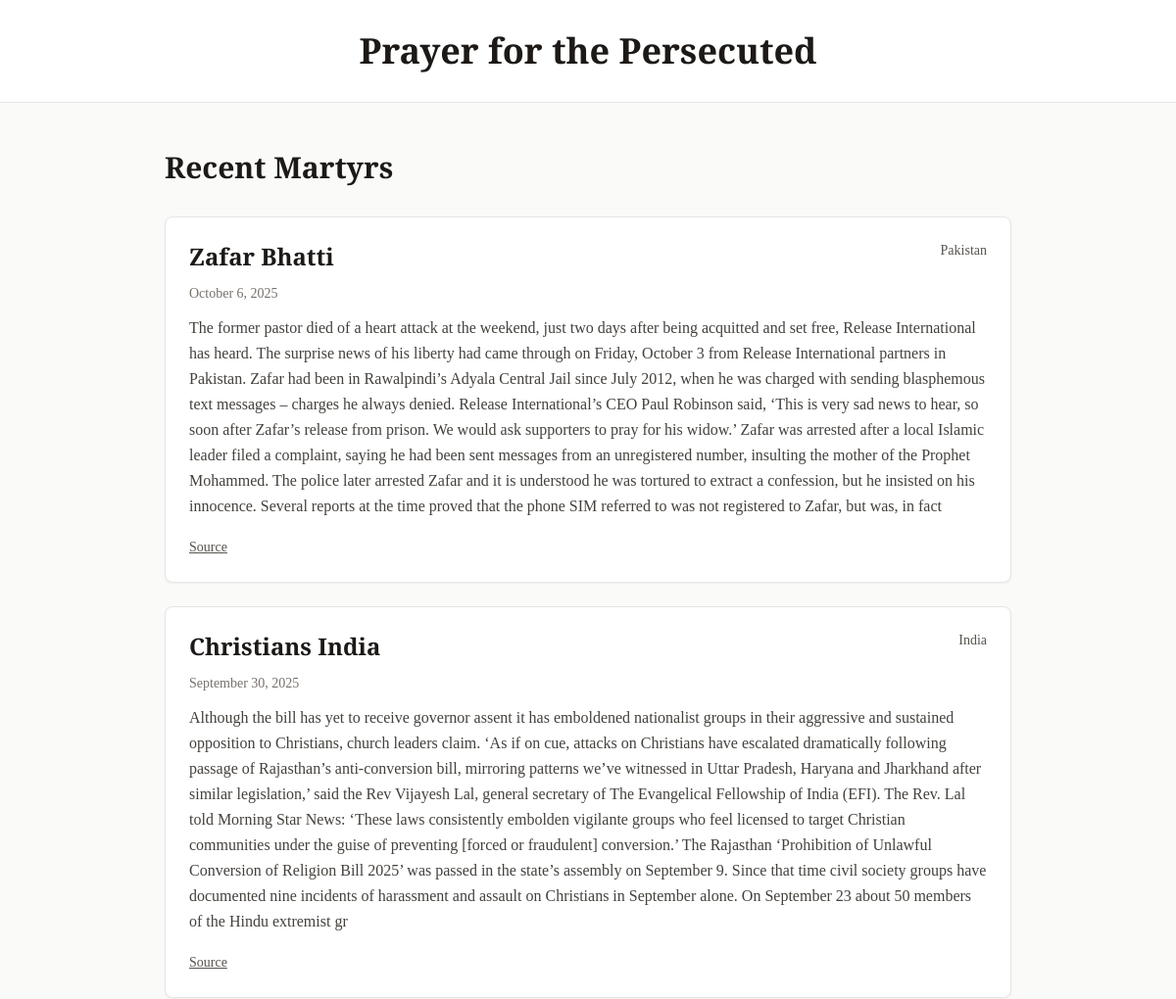
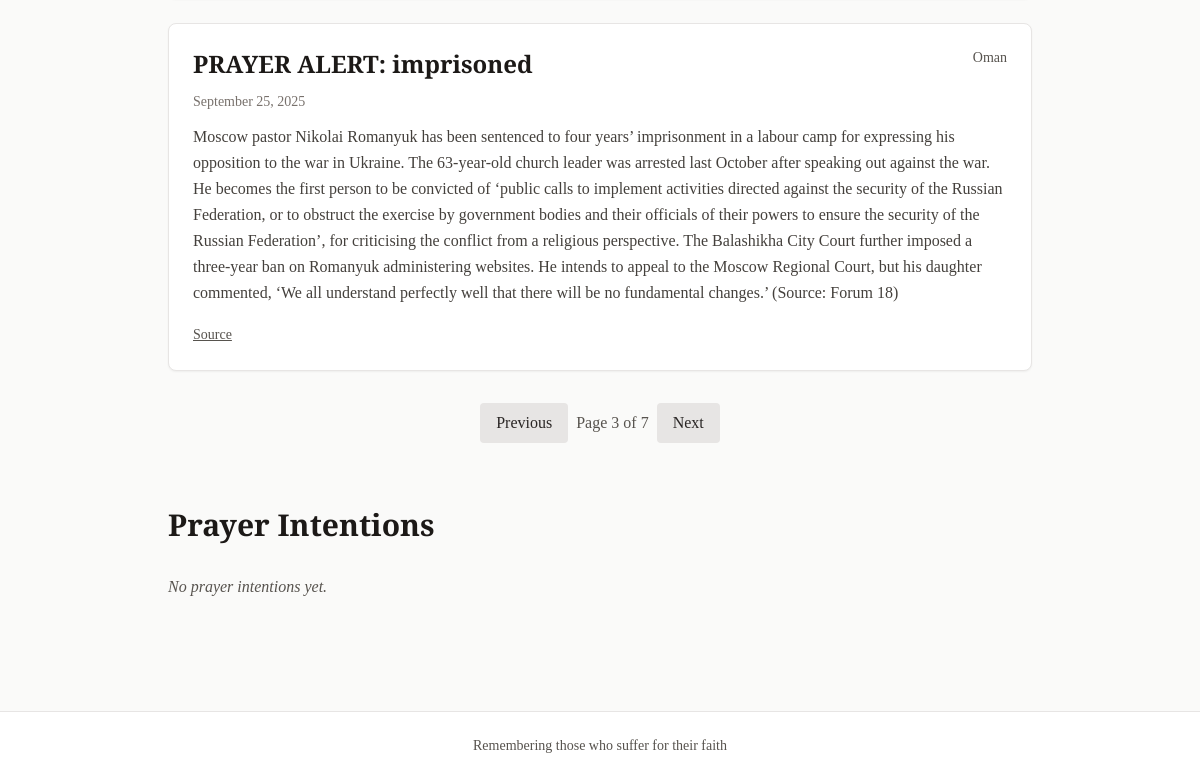
/?page=3, run on the app's committed database (2 pictures, top to bottom).
### martyrs/models.py (models this page shows, shortened)
class Martyr(models.Model):
    name = models.CharField(max_length=200)
    country = models.CharField(max_length=100)
    date = models.DateField()
    source_url = models.URLField()
    description = models.TextField()
    created_at = models.DateTimeField(auto_now_add=True)
    class Meta:
        ordering = ['-date']
        verbose_name_plural = 'Martyrs'

### martyrs/views.py (the view)
# urls.py: 2. Add a URL to urlpatterns:  path('', views.home, name='home')
def home(request):
    martyrs_list = Martyr.objects.all()
    paginator = Paginator(martyrs_list, 3)
    page_number = request.GET.get('page')
    martyrs = paginator.get_page(page_number)
    prayer_intentions_list = PrayerIntention.objects.all()
    prayer_paginator = Paginator(prayer_intentions_list, 3)
    prayer_page_number = request.GET.get('prayer_page')
    prayer_intentions = prayer_paginator.get_page(prayer_page_number)
    context = {
        'martyrs': martyrs,
        'prayer_intentions': prayer_intentions,
    }
    return render(request, 'martyrs/home.html', context)

### martyrs/templates/martyrs/home.html (shortened to what this page needs)
{% extends 'base.html' %}
{% block content %}
<div class="space-y-16">
    <section>
        <h2 class="text-3xl font-semibold mb-8 text-stone-900">Recent Martyrs</h2>
        {% if martyrs %}
            <div class="space-y-6">
                {% for martyr in martyrs %}
                <div class="bg-white rounded-lg shadow-sm border border-stone-200 p-6 hover:shadow-md transition-shadow">
                    <div class="flex justify-between items-start mb-3">
                        <h3 class="text-2xl font-semibold text-stone-900">{{ martyr.name }}</h3>
                        <span class="text-stone-600 text-sm">{{ martyr.country }}</span>
                    </div>
                    <p class="text-stone-500 text-sm mb-3">{{ martyr.date|date:"F j, Y" }}</p>
                    <p class="text-stone-700 leading-relaxed mb-4">{{ martyr.description }}</p>
                    {% if martyr.source_url %}
                    <a href="{{ martyr.source_url }}" target="_blank" rel="noopener noreferrer" class="text-stone-600 hover:text-stone-900 text-sm underline">
                        Source
                    </a>
                    {% endif %}
                </div>
                {% endfor %}
            </div>
            <div class="mt-8 flex justify-center items-center space-x-2">
                {% if martyrs.has_previous %}
                    <a href="?page={{ martyrs.previous_page_number }}" class="px-4 py-2 bg-stone-200 text-stone-800 rounded hover:bg-stone-300">Previous</a>
                {% endif %}
                <span class="text-stone-600">Page {{ martyrs.number }} of {{ martyrs.paginator.num_pages }}</span>
                {% if martyrs.has_next %}
                    <a href="?page={{ martyrs.next_page_number }}{% if request.GET.prayer_page %}&prayer_page={{ request.GET.prayer_page }}{% endif %}" class="px-4 py-2 bg-stone-200 text-stone-800 rounded hover:bg-stone-300">Next</a>
                {% endif %}
            </div>
        {% else %}
            <p class="text-stone-600 italic">No martyrs recorded yet.</p>
        {% endif %}
    </section>
    <section>
        <h2 class="text-3xl font-semibold mb-8 text-stone-900">Prayer Intentions</h2>
        {% if prayer_intentions %}
            <div class="space-y-6">
                {% for intention in prayer_intentions %}
                <div class="bg-white rounded-lg shadow-sm border border-stone-200 p-6 hover:shadow-md transition-shadow">
                    <h3 class="text-xl font-semibold text-stone-900 mb-3">{{ intention.title }}</h3>
                    <p class="text-stone-600 text-sm mb-4">{{ intention.created_at|date:"F j, Y" }}</p>
                    <p class="text-stone-700 leading-relaxed">{{ intention.details }}</p>
                </div>
                {% endfor %}
            </div>
            <div class="mt-8 flex justify-center items-center space-x-2">
                {% if prayer_intentions.has_previous %}
                    <a href="?prayer_page={{ prayer_intentions.previous_page_number }}{% if request.GET.page %}&page={{ request.GET.page }}{% endif %}" class="px-4 py-2 bg-stone-200 text-stone-800 rounded hover:bg-stone-300">Previous</a>
                {% endif %}
                <span class="text-stone-600">Page {{ prayer_intentions.number }} of {{ prayer_intentions.paginator.num_pages }}</span>
                {% if prayer_intentions.has_next %}
                    <a href="?prayer_page={{ prayer_intentions.next_page_number }}{% if request.GET.page %}&page={{ request.GET.page }}{% endif %}" class="px-4 py-2 bg-stone-200 text-stone-800 rounded hover:bg-stone-300">Next</a>
                {% endif %}
            </div>
        {% else %}
            <p class="text-stone-600 italic">No prayer intentions yet.</p>
        {% endif %}
    </section>
</div>
{% endblock %}

### martyrs/templates/base.html (style rules this page uses)
body { font-family: 'Crimson Text', serif; }

### data on the page
Martyr: name "Zafar Bhatti", country "Pakistan", date "October 6, 2025", description "The former pastor died of a heart attack at the weekend, just two days after being acquitted and set free, Release International has heard. The surprise news of his liberty had came through on Friday, October 3 from Release International partners in Pakistan. Zafar had been in Rawalpindi’s Adyala Central Jail since July 2012, when he was charged with sending blasphemous text messages – charges he always denied. Release International’s CEO Paul Robinson said, ‘This is very sad news to hear, so soon after Zafar’s release from prison. We would ask supporters to pray for his widow.’ Zafar was arrested after a local Islamic leader filed a complaint, saying he had been sent messages from an…"
Martyr: name "Christians India", country "India", date "September 30, 2025", description "Although the bill has yet to receive governor assent it has emboldened nationalist groups in their aggressive and sustained opposition to Christians, church leaders claim. ‘As if on cue, attacks on Christians have escalated dramatically following passage of Rajasthan’s anti-conversion bill, mirroring patterns we’ve witnessed in Uttar Pradesh, Haryana and Jharkhand after similar legislation,’ said the Rev Vijayesh Lal, general secretary of The Evangelical Fellowship of India (EFI). The Rev. Lal told Morning Star News: ‘These laws consistently embolden vigilante groups who feel licensed to target Christian communities under the guise of preventing [forced or fraudulent] conversion.’ The…"
Martyr: name "PRAYER ALERT: imprisoned", country "Oman", date "September 25, 2025", description "Moscow pastor Nikolai Romanyuk has been sentenced to four years’ imprisonment in a labour camp for expressing his opposition to the war in Ukraine. The 63-year-old church leader was arrested last October after speaking out against the war. He becomes the first person to be convicted of ‘public calls to implement activities directed against the security of the Russian Federation, or to obstruct the exercise by government bodies and their officials of their powers to ensure the security of the Russian Federation’, for criticising the conflict from a religious perspective. The Balashikha City Court further imposed a three-year ban on Romanyuk administering websites. He intends to appeal to the…"

### other printed values
{{ martyrs.number }} "3"
{{ martyrs.paginator.num_pages }} "7"
